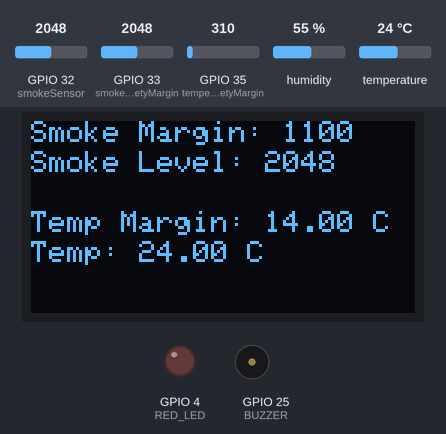
A sketch run on a simulated ESP32. On the bench: 128×64 one-colour display, output pins drawn as LEDs (lit = HIGH), buzzer (waves = sounding). The inputs (shaded band) are chosen by the test bench; at power-on: temperature 24 °C, GPIO 32 (smokeSensor) = 2048, GPIO 35 (temperatureSafetyMargin) = 310, GPIO 33 (smokeSafetyMargin) = 2048, humidity 55 %. WiFi joins after 1.5 s; servers stay silent unless stated; web services answer with replies made up by the test bench; what the sketch prints to the serial monitor is not drawn.

Above: at 2.34 s.
2.8 s: temperature set to 12 °C
At 7.25 s:
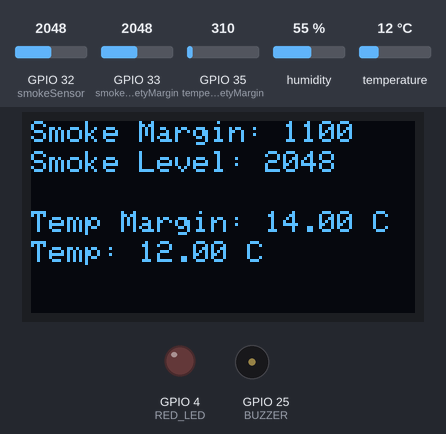
8.8 s: GPIO 32 (smokeSensor) set to 1145
At 14.7 s:
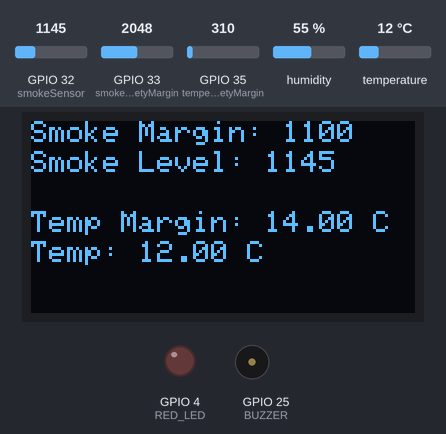
14.8 s: GPIO 32 (smokeSensor) set to 1035
At 17.4 s:
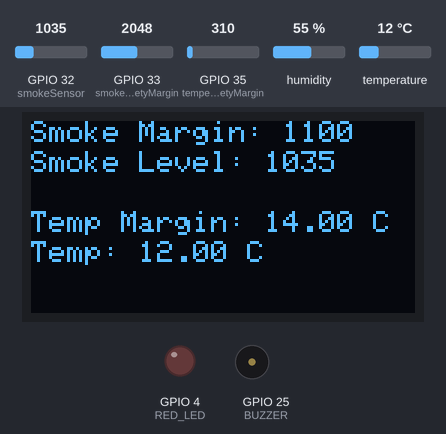
20.8 s: GPIO 35 (temperatureSafetyMargin) set to 142
At 23.8 s:
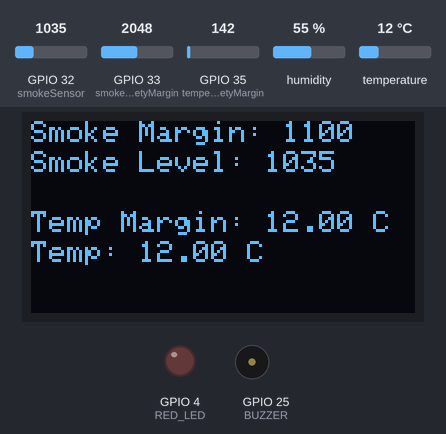
26.8 s: GPIO 35 (temperatureSafetyMargin) set to 122
At 28.5 s:
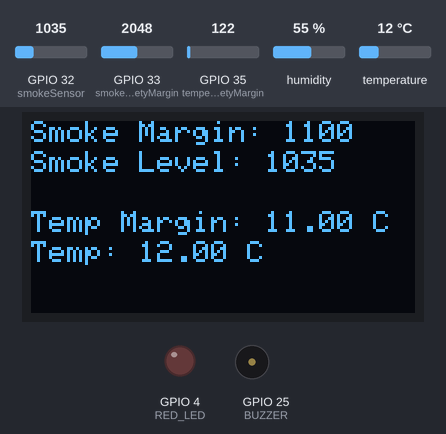
32.8 s: GPIO 33 (smokeSafetyMargin) set to 2540
At 37.4 s:
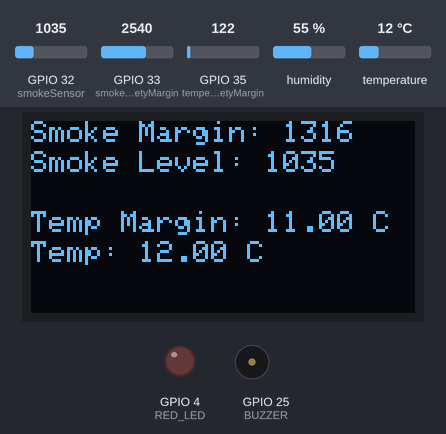
Timing chart, 0 to 39.8 s (numbered marks = the images above; inputs shaded):
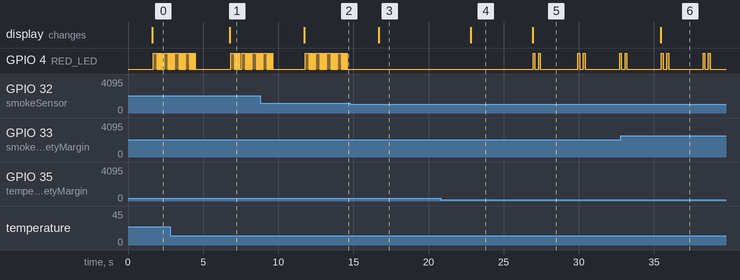

Measured:
- after the input at 2.8 s, tone on GPIO 25 (BUZZER): stays silent (without the input it goes to 1500 Hz after 4.6 s); the display: first differs from a run without the input after 4.0 s (image 1)
- after the input at 8.8 s, tone on GPIO 25 (BUZZER): stays silent (without the input it goes to 2104 Hz after 4.4 s); the display: first differs from a run without the input after 2.9 s (image 2)
- after the input at 14.8 s, GPIO 4 (RED_LED): stops changing and stays LOW; tone on GPIO 25 (BUZZER): stays silent (without the input it goes to 2990 Hz after 4.2 s); the display: changes after 1.9 s (image 3)
- after the input at 20.8 s, the display: changes after 2.0 s (image 4)
- after the input at 26.8 s, GPIO 4 (RED_LED): LOW → HIGH after 0.16 s, → LOW 0.12 s later, → HIGH 0.25 s later, → LOW 0.12 s later, … (9 changes in this stretch); the display: changes after 0.13 s (image 5)
- after the input at 32.8 s, the display: changes after 2.7 s (image 6)

The sketch:

smoke_sensor.ino
```cpp
#include <WiFi.h>
#include <HTTPClient.h>
#include <UrlEncode.h>
#include <Wire.h>
#include <Adafruit_GFX.h>
#include <Adafruit_SSD1306.h>
#include <Adafruit_Sensor.h>
#include <DHT.h>
#include <DHT_U.h>

// Sensors
#define smokeSensor 32
#define smokeSafetyMargin 33
#define BUZZER 25
#define RED_LED 4

// OLED Display
#define SCREEN_WIDTH 128
#define SCREEN_HEIGHT 64
Adafruit_SSD1306 display(SCREEN_WIDTH, SCREEN_HEIGHT, &Wire, -1);

// Temperature
#define DHTPIN 15
#define DHTTYPE DHT11
#define temperatureSafetyMargin 35
DHT dht(DHTPIN, DHTTYPE);

// WiFi
#define WIFI_SSID "your_wifi_name"
#define WIFI_PASS "your_wifi_password"
#define CONNECTION_ATTEMPTS 5

// Notification
String PHONE_NUMBER = "your_phone_number"; // +international_country_code + phone_number
String API_KEY = "your_api_key";
boolean notificationSent;

// Buzzer
float sine;
int frequency;

// try to connect or continue without wifi connection
void wifiConnect(){
  if (WiFi.status() == WL_CONNECTED || WiFi.status() == WL_IDLE_STATUS) {
    return;
  }

  WiFi.begin(WIFI_SSID, WIFI_PASS);
  int attempts = 0;
  while (WiFi.status() != WL_CONNECTED && attempts < CONNECTION_ATTEMPTS) {
    delay(500);
    Serial.print(".");
    attempts++;
  }
}

int sendMessage(String message) {
  if (WiFi.status() != WL_CONNECTED){
    wifiConnect();
  }

  // Data to send with HTTP POST
  String url = "https://api.callmebot.com/whatsapp.php?phone=" + PHONE_NUMBER + "&apikey=" + API_KEY + "&text=" + urlEncode(message);
  HTTPClient http;
  http.begin(url);

  // Send HTTP request
  int httpResponseCode = http.POST(url);
  if (httpResponseCode == 200) {
    Serial.println("Message sent successfully");
  } else {
    Serial.println("Error sending message");
    Serial.print("HTTP response code: ");
    Serial.println(httpResponseCode);
  }
  http.end();

  return httpResponseCode;
}

void buzzerAlert(int multiplicator){
  for (int x = 0; x < 180; x++){
    sine = sin(x * 3.1416 * multiplicator / 180);
    frequency = 2000 +(int(sine * 1000));
    tone(BUZZER, frequency);

    if (frequency > 2500) {
      digitalWrite(RED_LED, HIGH);
    } else {
      digitalWrite(RED_LED, LOW);
    }

    delay(2);
  }
  noTone(BUZZER);
}

void setup() {
  Serial.begin(115200);

  pinMode(smokeSensor, INPUT);
  pinMode(smokeSafetyMargin, INPUT);
  pinMode(temperatureSafetyMargin, INPUT);
  pinMode(BUZZER, OUTPUT);
  pinMode(RED_LED, OUTPUT);

  // Oled Display
  Wire.begin();
  if (!display.begin(SSD1306_SWITCHCAPVCC, 0x3C)) {
    Serial.println("Failed to start OLED display.");
    while (1);
  }
  display.clearDisplay();
  display.setTextSize(1);
  display.setTextColor(SSD1306_WHITE);
  display.setCursor(0, 0);
  display.print("Starting...");
  display.display();

  // Temperature Sensor
  dht.begin();

  wifiConnect();
  notificationSent = false;
}

void loop() {
  int smokeSensorValue = analogRead(smokeSensor);
  int smokeMargin = analogRead(smokeSafetyMargin);
  float temperatureMargin = analogRead(temperatureSafetyMargin);

  // Map input values
  int smokeMarginValue = map(smokeMargin, 0, 4095, 200, 2000);
  float temperatureMarginValue = map(temperatureMargin, 0, 4095, 10, 70);

  float temperatureValue = dht.readTemperature(); // Celsius
  float humidityValue = dht.readHumidity();

  display.clearDisplay();

  // Safety Margin
  display.setCursor(0, 0);
  display.print("Smoke Margin: ");
  display.println(smokeMarginValue);

  // Smoke Level
  display.setCursor(0, 10);
  display.print("Smoke Level: ");
  display.println(smokeSensorValue);

  // Temperature Margin
  display.setCursor(0, 30);
  display.print("Temp Margin: ");
  display.print(temperatureMarginValue);
  display.println(" C");

  // Temperature
  display.setCursor(0, 40);
  display.print("Temp: ");
  display.print(temperatureValue);
  display.println(" C");

  display.display();
  if (smokeSensorValue > smokeMarginValue){
    for (int i = 0; i < 4; i++) {
      buzzerAlert(1);
      delay(2);
      buzzerAlert(10);
    }
    if (!notificationSent){
      int httpResponseCode = sendMessage("ATENÇÃO! Gás ou Fumaça detectados!");
      if (httpResponseCode == 200){
        notificationSent = true;
      }
    }
  }
  else if (temperatureValue > temperatureMarginValue){
    for (int i = 0; i < 2; i++) {
      buzzerAlert(2);
      delay(2);
    }
    if (!notificationSent){
      int httpResponseCode = sendMessage("ATENÇÃO! A temperatura está elevada!");
      if (httpResponseCode == 200){
        notificationSent = true;
      }
    }
  }
  else {
    notificationSent = false;
    noTone(BUZZER);
    digitalWrite(RED_LED, LOW);
  }

  delay(2000);
}
```
